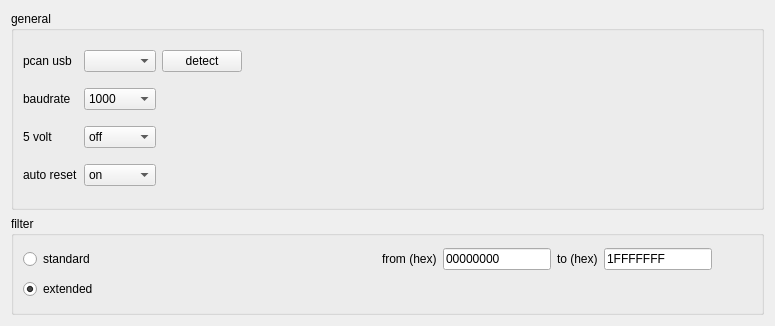
         <widget class="QWidget" name="scrollAreaWidgetContents_6">
          <property name="geometry">
           <rect>
            <x>0</x>
            <y>0</y>
            <width>775</width>
            <height>326</height>
           </rect>
          </property>
          <layout class="QVBoxLayout" name="verticalLayout_12" stretch="2,1">
           <item>
            <widget class="QGroupBox" name="groupBox_9">
             <property name="title">
              <string>general</string>
             </property>
             <layout class="QGridLayout" name="gridLayout_6">
              <item row="0" column="0">
               <widget class="QLabel" name="label_10">
                <property name="text">
                 <string>pcan usb</string>
                </property>
               </widget>
              </item>
              <item row="0" column="2">
               <widget class="QPushButton" name="pcanDetectPushButton">
                <property name="text">
                 <string>detect</string>
                </property>
               </widget>
              </item>
              <item row="1" column="0">
               <widget class="QLabel" name="label_11">
                <property name="text">
                 <string>baudrate</string>
                </property>
               </widget>
              </item>
              <item row="0" column="1">
               <widget class="QComboBox" name="pcanDevicesComboBox"/>
              </item>
              <item row="1" column="1">
               <widget class="QComboBox" name="pcanBaudratecomboBox">
                <property name="toolTip">
                 <string>kBaud</string>
                </property>
                <item>
                 <property name="text">
                  <string>1000</string>
                 </property>
                </item>
                <item>
                 <property name="text">
                  <string>800</string>
                 </property>
                </item>
                <item>
                 <property name="text">
                  <string>500</string>
                 </property>
                </item>
                <item>
                 <property name="text">
                  <string>250</string>
                 </property>
                </item>
                <item>
                 <property name="text">
                  <string>125</string>
                 </property>
                </item>
                <item>
                 <property name="text">
                  <string>100</string>
                 </property>
                </item>
                <item>
                 <property name="text">
                  <string>95</string>
                 </property>
                </item>
                <item>
                 <property name="text">
                  <string>83</string>
                 </property>
                </item>
                <item>
                 <property name="text">
                  <string>50</string>
                 </property>
                </item>
                <item>
                 <property name="text">
                  <string>47</string>
                 </property>
                </item>
                <item>
                 <property name="text">
                  <string>33</string>
                 </property>
                </item>
                <item>
                 <property name="text">
                  <string>20</string>
                 </property>
                </item>
                <item>
                 <property name="text">
                  <string>10</string>
                 </property>
                </item>
                <item>
                 <property name="text">
                  <string>5</string>
                 </property>
                </item>
               </widget>
              </item>
              <item row="2" column="0">
               <widget class="QLabel" name="label_12">
                <property name="statusTip">
                 <string>5 volt power supply</string>
                </property>
                <property name="text">
                 <string>5 volt</string>
                </property>
               </widget>
              </item>
              <item row="2" column="1">
               <widget class="QComboBox" name="pcan5VoltComboBox">
                <property name="statusTip">
                 <string>5 volt power supply</string>
                </property>
                <item>
                 <property name="text">
                  <string>off</string>
                 </property>
                </item>
                <item>
                 <property name="text">
                  <string>on</string>
                 </property>
                </item>
               </widget>
              </item>
              <item row="3" column="0">
               <widget class="QLabel" name="label_13">
                <property name="toolTip">
                 <string>automatic reset on BUS-OFF</string>
                </property>
                <property name="text">
                 <string>auto reset</string>
                </property>
               </widget>
              </item>
              <item row="3" column="1">
               <widget class="QComboBox" name="pcanBusOffResetComboBox">
                <property name="statusTip">
                 <string>automatic reset on BUS-OFF</string>
                </property>
                <item>
                 <property name="text">
                  <string>on</string>
                 </property>
                </item>
                <item>
                 <property name="text">
                  <string>off</string>
                 </property>
                </item>
               </widget>
              </item>
              <item row="0" column="3">
               <spacer name="horizontalSpacer_6">
                <property name="orientation">
                 <enum>Qt::Horizontal</enum>
                </property>
                <property name="sizeHint" stdset="0">
                 <size>
                  <width>300</width>
                  <height>20</height>
                 </size>
                </property>
               </spacer>
              </item>
             </layout>
            </widget>
           </item>
           <item>
            <widget class="QGroupBox" name="groupBox_4">
             <property name="title">
              <string>filter</string>
             </property>
             <layout class="QGridLayout" name="gridLayout_13" columnstretch="1,0,0,0,0,0">
              <item row="1" column="0">
               <widget class="QRadioButton" name="pcanExtendedRadioButton">
                <property name="text">
                 <string>extended</string>
                </property>
                <property name="checked">
                 <bool>true</bool>
                </property>
               </widget>
              </item>
              <item row="0" column="0">
               <widget class="QRadioButton" name="pcanStandardRadioButton">
                <property name="text">
                 <string>standard</string>
                </property>
               </widget>
              </item>
              <item row="0" column="3">
               <widget class="QLabel" name="label_15">
                <property name="text">
                 <string>to (hex)</string>
                </property>
               </widget>
              </item>
              <item row="0" column="2">
               <widget class="QLineEdit" name="pcanFilterFromLineEdit">
                <property name="inputMask">
                 <string/>
                </property>
                <property name="text">
                 <string>00000000</string>
                </property>
               </widget>
              </item>
              <item row="0" column="1">
               <widget class="QLabel" name="label_14">
                <property name="text">
                 <string>from (hex)</string>
                </property>
               </widget>
              </item>
              <item row="0" column="5">
               <spacer name="horizontalSpacer_7">
                <property name="orientation">
                 <enum>Qt::Horizontal</enum>
                </property>
                <property name="sizeHint" stdset="0">
                 <size>
                  <width>40</width>
                  <height>20</height>
                 </size>
                </property>
               </spacer>
              </item>
              <item row="0" column="4">
               <widget class="QLineEdit" name="pcanFilterToLineEdit">
                <property name="inputMask">
                 <string/>
                </property>
                <property name="text">
                 <string>1FFFFFFF</string>
                </property>
               </widget>
              </item>
             </layout>
            </widget>
           </item>
          </layout>
         </widget>
